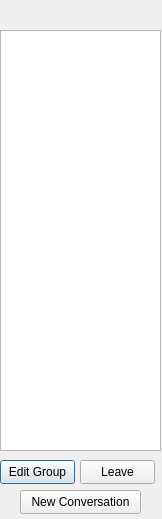
<?xml version="1.0" encoding="UTF-8"?>
<ui version="4.0">
 <class>Dialog</class>
 <widget class="QDialog" name="Dialog">
  <property name="geometry">
   <rect>
    <x>0</x>
    <y>0</y>
    <width>162</width>
    <height>519</height>
   </rect>
  </property>
  <property name="windowTitle">
   <string>Dialog</string>
  </property>
  <widget class="QListWidget" name="listWidget">
   <property name="geometry">
    <rect>
     <x>0</x>
     <y>30</y>
     <width>161</width>
     <height>421</height>
    </rect>
   </property>
  </widget>
  <widget class="QPushButton" name="pushButton">
   <property name="geometry">
    <rect>
     <x>0</x>
     <y>460</y>
     <width>75</width>
     <height>24</height>
    </rect>
   </property>
   <property name="text">
    <string>Edit Group</string>
   </property>
  </widget>
  <widget class="QPushButton" name="pushButton_2">
   <property name="geometry">
    <rect>
     <x>80</x>
     <y>460</y>
     <width>75</width>
     <height>24</height>
    </rect>
   </property>
   <property name="text">
    <string>Leave</string>
   </property>
  </widget>
  <widget class="QPushButton" name="pushButton_3">
   <property name="geometry">
    <rect>
     <x>20</x>
     <y>490</y>
     <width>121</width>
     <height>24</height>
    </rect>
   </property>
   <property name="text">
    <string>New Conversation</string>
   </property>
  </widget>
  <widget class="QLabel" name="label">
   <property name="geometry">
    <rect>
     <x>30</x>
     <y>0</y>
     <width>101</width>
     <height>20</height>
    </rect>
   </property>
   <property name="text">
    <string/>
   </property>
  </widget>
 </widget>
 <resources/>
 <connections/>
</ui>
